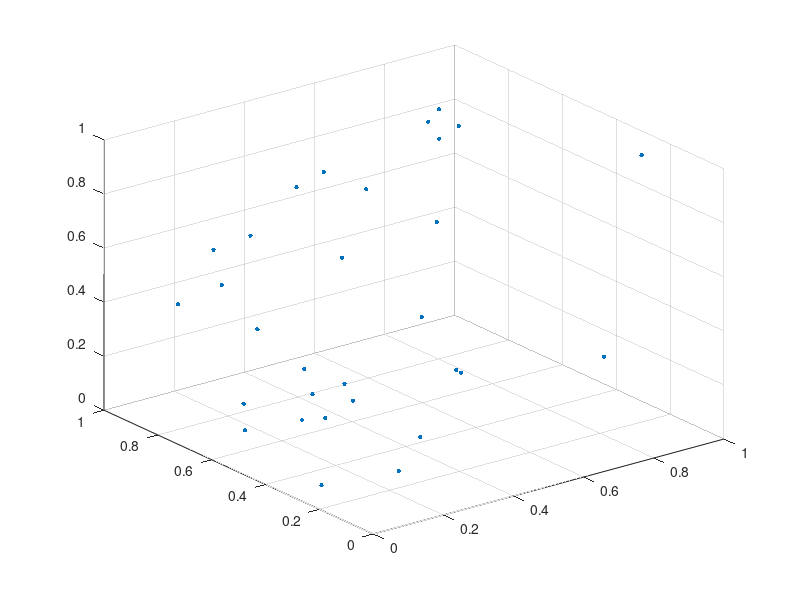

The MATLAB source for this figure: (Note: this script raises an error after producing the figure.)
axis equal

P = rand(30, 3);
% [x, y, z] = spherePoints(0, 0, 0, 1);
% P = [x, y, z];

plot3(P(:,1),P(:,2),P(:,3),'.','MarkerSize',10)
grid on

k = boundary(P);
trisurf(k,P(:,1),P(:,2),P(:,3),'Facecolor','red','FaceAlpha',0.1)
xlim([-3, 3])
ylim([-3, 3])
zlim([-3, 3])
hold on

for i=1:size(P, 1)
    [x,y,z] = spherePoints(P(i,1), P(i,2), P(i,3), 1);
    X = [P(:,1); x];
    Y = [P(:,2); y];
    Z = [P(:,3); z];
    P = [X, Y, Z];
end

% plot3(P(:,1),P(:,2),P(:,3),'.','MarkerSize',10)
k = boundary(P);
trisurf(k,P(:,1),P(:,2),P(:,3),'Facecolor','blue','FaceAlpha',0.1)


%%
% spherePoints(0, 0, 0, 1)

function [x, y, z] = spherePoints(cx, cy, cz, r)
    theta=linspace(0,2*pi,10);
    phi=linspace(0,pi,10);
    [theta,phi]=meshgrid(theta,phi);
    rho=1;
    x=rho*sin(phi).*cos(theta);
    y=rho*sin(phi).*sin(theta);
    z=rho*cos(phi);
%     mesh(x,y,z)
%     plot3(2*x(:)+1, 2*y(:)+1, 2*z(:), '.')
    x = r*x(:) + cx;
    y = r*y(:) + cy;
    z = r*z(:) + cz;
end